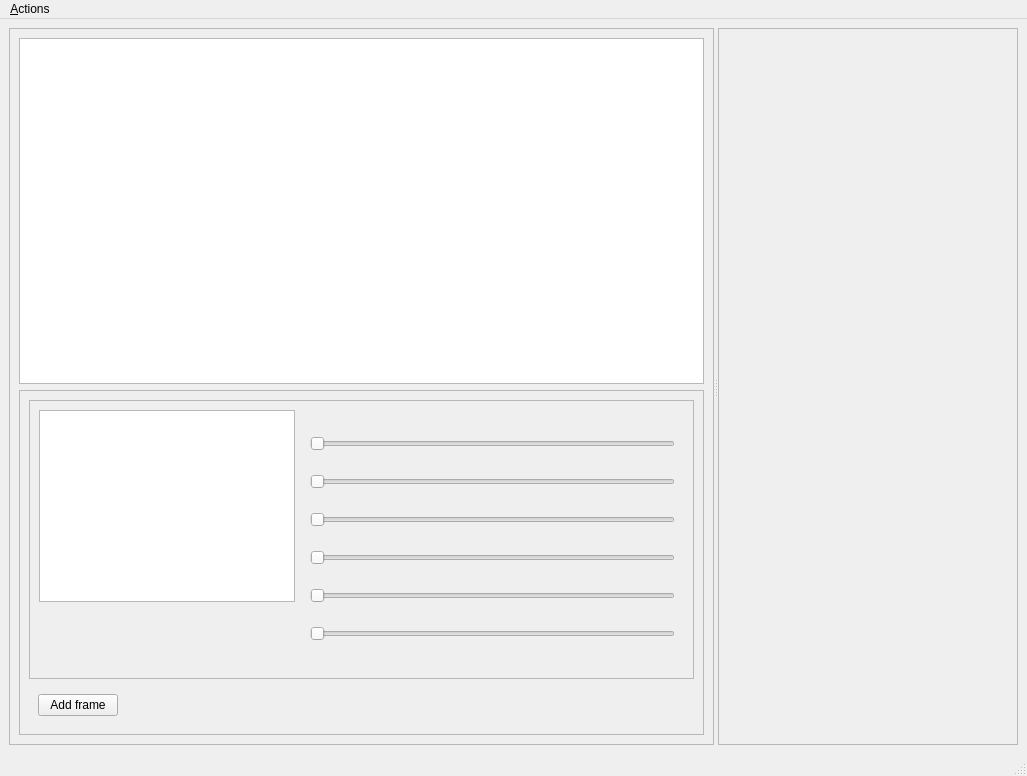
<?xml version="1.0" encoding="UTF-8"?>
<ui version="4.0">
 <class>MainWindow</class>
 <widget class="QMainWindow" name="MainWindow">
  <property name="geometry">
   <rect>
    <x>0</x>
    <y>0</y>
    <width>1027</width>
    <height>776</height>
   </rect>
  </property>
  <property name="windowTitle">
   <string>MainWindow</string>
  </property>
  <widget class="QWidget" name="centralwidget">
   <layout class="QHBoxLayout" name="horizontalLayout">
    <item>
     <widget class="QSplitter" name="splitter">
      <property name="minimumSize">
       <size>
        <width>300</width>
        <height>300</height>
       </size>
      </property>
      <property name="orientation">
       <enum>Qt::Horizontal</enum>
      </property>
      <widget class="QFrame" name="frame">
       <property name="minimumSize">
        <size>
         <width>180</width>
         <height>180</height>
        </size>
       </property>
       <property name="frameShape">
        <enum>QFrame::StyledPanel</enum>
       </property>
       <property name="frameShadow">
        <enum>QFrame::Raised</enum>
       </property>
       <layout class="QHBoxLayout" name="horizontalLayout_5">
        <item>
         <layout class="QVBoxLayout" name="verticalLayout_2">
          <item>
           <widget class="QTreeView" name="treeView">
            <property name="alternatingRowColors">
             <bool>true</bool>
            </property>
            <property name="selectionBehavior">
             <enum>QAbstractItemView::SelectItems</enum>
            </property>
            <property name="horizontalScrollMode">
             <enum>QAbstractItemView::ScrollPerPixel</enum>
            </property>
            <property name="animated">
             <bool>false</bool>
            </property>
            <property name="allColumnsShowFocus">
             <bool>true</bool>
            </property>
           </widget>
          </item>
          <item>
           <widget class="QFrame" name="frame_2">
            <property name="frameShape">
             <enum>QFrame::StyledPanel</enum>
            </property>
            <property name="frameShadow">
             <enum>QFrame::Raised</enum>
            </property>
            <layout class="QHBoxLayout" name="horizontalLayout_4">
             <item>
              <layout class="QVBoxLayout" name="verticalLayout">
               <item>
                <widget class="QFrame" name="frame_3">
                 <property name="frameShape">
                  <enum>QFrame::StyledPanel</enum>
                 </property>
                 <property name="frameShadow">
                  <enum>QFrame::Raised</enum>
                 </property>
                 <layout class="QHBoxLayout" name="horizontalLayout_6">
                  <item>
                   <layout class="QVBoxLayout" name="verticalLayout_4">
                    <item>
                     <widget class="QTableView" name="tblTransform">
                      <property name="sizePolicy">
                       <sizepolicy hsizetype="Minimum" vsizetype="Minimum">
                        <horstretch>0</horstretch>
                        <verstretch>0</verstretch>
                       </sizepolicy>
                      </property>
                     </widget>
                    </item>
                    <item>
                     <spacer name="verticalSpacer">
                      <property name="orientation">
                       <enum>Qt::Vertical</enum>
                      </property>
                      <property name="sizeHint" stdset="0">
                       <size>
                        <width>40</width>
                        <height>40</height>
                       </size>
                      </property>
                     </spacer>
                    </item>
                   </layout>
                  </item>
                  <item>
                   <widget class="QFrame" name="frame_4">
                    <property name="minimumSize">
                     <size>
                      <width>100</width>
                      <height>0</height>
                     </size>
                    </property>
                    <layout class="QHBoxLayout" name="horizontalLayout_7">
                     <item>
                      <layout class="QVBoxLayout" name="verticalSliderLayout">
                       <item>
                        <widget class="QSlider" name="rotXSlider">
                         <property name="orientation">
                          <enum>Qt::Horizontal</enum>
                         </property>
                        </widget>
                       </item>
                       <item>
                        <widget class="QSlider" name="rotYSlider">
                         <property name="orientation">
                          <enum>Qt::Horizontal</enum>
                         </property>
                        </widget>
                       </item>
                       <item>
                        <widget class="QSlider" name="rotZSlider">
                         <property name="orientation">
                          <enum>Qt::Horizontal</enum>
                         </property>
                        </widget>
                       </item>
                       <item>
                        <widget class="QSlider" name="transXSlider">
                         <property name="orientation">
                          <enum>Qt::Horizontal</enum>
                         </property>
                        </widget>
                       </item>
                       <item>
                        <widget class="QSlider" name="transYSlider">
                         <property name="orientation">
                          <enum>Qt::Horizontal</enum>
                         </property>
                        </widget>
                       </item>
                       <item>
                        <widget class="QSlider" name="transZSlider">
                         <property name="orientation">
                          <enum>Qt::Horizontal</enum>
                         </property>
                        </widget>
                       </item>
                      </layout>
                     </item>
                    </layout>
                   </widget>
                  </item>
                 </layout>
                </widget>
               </item>
               <item>
                <widget class="QWidget" name="widget" native="true">
                 <layout class="QHBoxLayout" name="horizontalLayout_3">
                  <item>
                   <layout class="QHBoxLayout" name="horizontalLayout_2">
                    <item>
                     <widget class="QPushButton" name="btnAddFrame">
                      <property name="text">
                       <string>Add frame</string>
                      </property>
                     </widget>
                    </item>
                    <item>
                     <spacer name="horizontalSpacer">
                      <property name="orientation">
                       <enum>Qt::Horizontal</enum>
                      </property>
                      <property name="sizeHint" stdset="0">
                       <size>
                        <width>40</width>
                        <height>20</height>
                       </size>
                      </property>
                     </spacer>
                    </item>
                   </layout>
                  </item>
                 </layout>
                </widget>
               </item>
              </layout>
             </item>
            </layout>
           </widget>
          </item>
         </layout>
        </item>
       </layout>
      </widget>
      <widget class="QFrame" name="vtk_panel">
       <property name="minimumSize">
        <size>
         <width>180</width>
         <height>180</height>
        </size>
       </property>
       <property name="frameShape">
        <enum>QFrame::StyledPanel</enum>
       </property>
       <property name="frameShadow">
        <enum>QFrame::Raised</enum>
       </property>
      </widget>
     </widget>
    </item>
   </layout>
  </widget>
  <widget class="QMenuBar" name="menubar">
   <property name="geometry">
    <rect>
     <x>0</x>
     <y>0</y>
     <width>1027</width>
     <height>26</height>
    </rect>
   </property>
   <widget class="QMenu" name="menu_Actions">
    <property name="title">
     <string>&amp;Actions</string>
    </property>
    <addaction name="insertRowAction"/>
    <addaction name="insertColumnAction"/>
    <addaction name="separator"/>
    <addaction name="removeRowAction"/>
    <addaction name="removeColumnAction"/>
    <addaction name="separator"/>
    <addaction name="insertChildAction"/>
   </widget>
   <addaction name="menu_Actions"/>
  </widget>
  <widget class="QStatusBar" name="statusbar"/>
  <action name="insertRowAction">
   <property name="text">
    <string>Insert row</string>
   </property>
  </action>
  <action name="insertColumnAction">
   <property name="text">
    <string>Insert column</string>
   </property>
  </action>
  <action name="removeRowAction">
   <property name="text">
    <string>Remove row</string>
   </property>
  </action>
  <action name="removeColumnAction">
   <property name="text">
    <string>Remove column</string>
   </property>
  </action>
  <action name="insertChildAction">
   <property name="text">
    <string>Insert Child</string>
   </property>
   <property name="shortcut">
    <string>Ctrl+N</string>
   </property>
  </action>
 </widget>
 <resources/>
 <connections/>
</ui>
